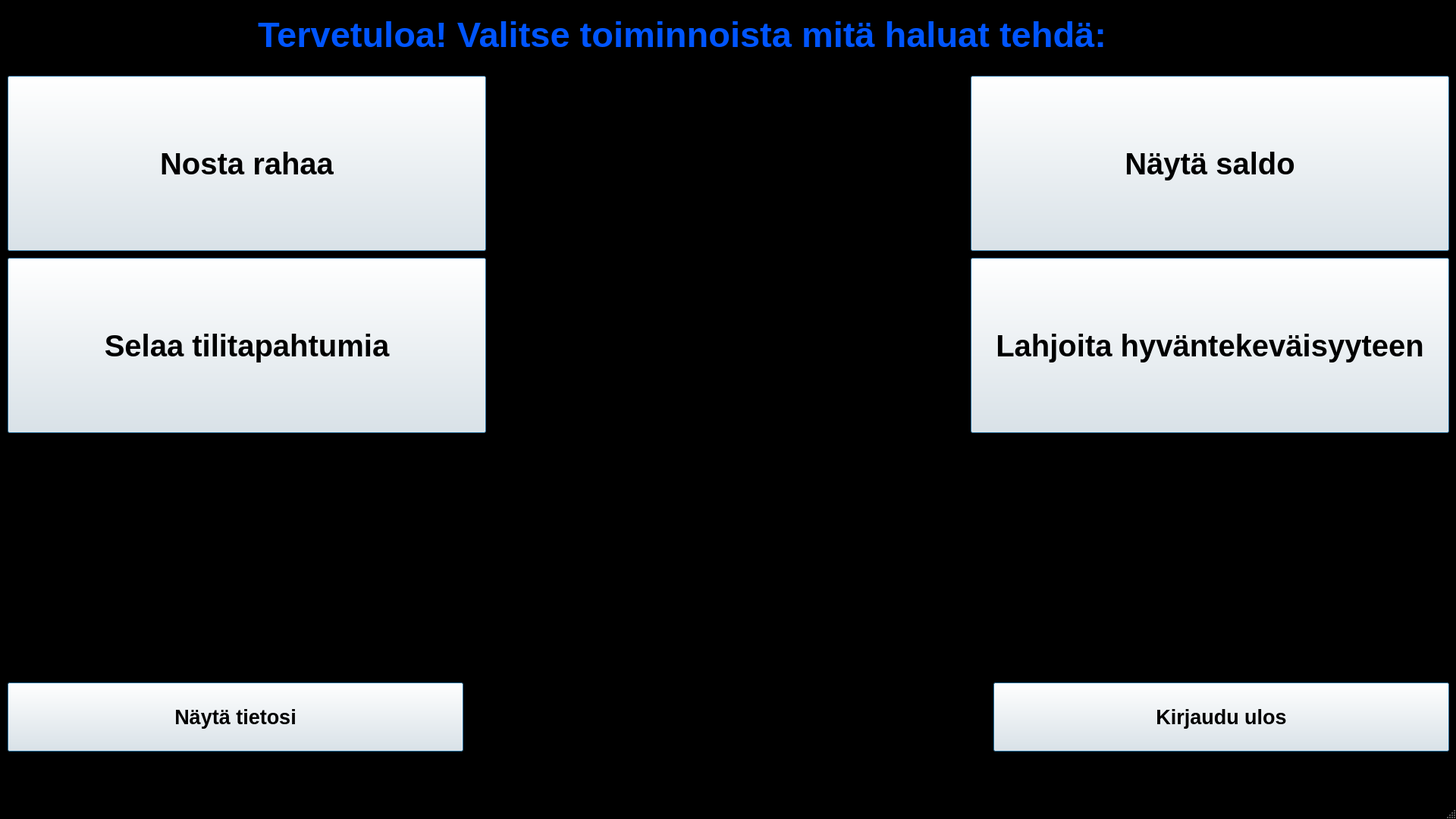
<?xml version="1.0" encoding="UTF-8"?>
<ui version="4.0">
 <class>kayttoliittyma</class>
 <widget class="QMainWindow" name="kayttoliittyma">
  <property name="geometry">
   <rect>
    <x>0</x>
    <y>0</y>
    <width>1920</width>
    <height>1080</height>
   </rect>
  </property>
  <property name="palette">
   <palette>
    <active>
     <colorrole role="Base">
      <brush brushstyle="SolidPattern">
       <color alpha="255">
        <red>255</red>
        <green>255</green>
        <blue>255</blue>
       </color>
      </brush>
     </colorrole>
     <colorrole role="Window">
      <brush brushstyle="SolidPattern">
       <color alpha="255">
        <red>0</red>
        <green>0</green>
        <blue>0</blue>
       </color>
      </brush>
     </colorrole>
    </active>
    <inactive>
     <colorrole role="Base">
      <brush brushstyle="SolidPattern">
       <color alpha="255">
        <red>255</red>
        <green>255</green>
        <blue>255</blue>
       </color>
      </brush>
     </colorrole>
     <colorrole role="Window">
      <brush brushstyle="SolidPattern">
       <color alpha="255">
        <red>0</red>
        <green>0</green>
        <blue>0</blue>
       </color>
      </brush>
     </colorrole>
    </inactive>
    <disabled>
     <colorrole role="Base">
      <brush brushstyle="SolidPattern">
       <color alpha="255">
        <red>0</red>
        <green>0</green>
        <blue>0</blue>
       </color>
      </brush>
     </colorrole>
     <colorrole role="Window">
      <brush brushstyle="SolidPattern">
       <color alpha="255">
        <red>0</red>
        <green>0</green>
        <blue>0</blue>
       </color>
      </brush>
     </colorrole>
    </disabled>
   </palette>
  </property>
  <property name="windowTitle">
   <string>MainWindow</string>
  </property>
  <widget class="QWidget" name="centralwidget">
   <widget class="QPushButton" name="nappiNosta">
    <property name="geometry">
     <rect>
      <x>10</x>
      <y>100</y>
      <width>631</width>
      <height>231</height>
     </rect>
    </property>
    <property name="font">
     <font>
      <pointsize>30</pointsize>
      <weight>75</weight>
      <bold>true</bold>
     </font>
    </property>
    <property name="cursor">
     <cursorShape>PointingHandCursor</cursorShape>
    </property>
    <property name="text">
     <string>Nosta rahaa</string>
    </property>
    <property name="default">
     <bool>true</bool>
    </property>
   </widget>
   <widget class="QPushButton" name="nappiSaldo">
    <property name="geometry">
     <rect>
      <x>1280</x>
      <y>100</y>
      <width>631</width>
      <height>231</height>
     </rect>
    </property>
    <property name="font">
     <font>
      <pointsize>30</pointsize>
      <weight>75</weight>
      <bold>true</bold>
     </font>
    </property>
    <property name="cursor">
     <cursorShape>PointingHandCursor</cursorShape>
    </property>
    <property name="text">
     <string>Näytä saldo</string>
    </property>
    <property name="default">
     <bool>true</bool>
    </property>
   </widget>
   <widget class="QPushButton" name="nappiTilitapahtuma">
    <property name="geometry">
     <rect>
      <x>10</x>
      <y>340</y>
      <width>631</width>
      <height>231</height>
     </rect>
    </property>
    <property name="font">
     <font>
      <pointsize>30</pointsize>
      <weight>75</weight>
      <bold>true</bold>
     </font>
    </property>
    <property name="cursor">
     <cursorShape>PointingHandCursor</cursorShape>
    </property>
    <property name="text">
     <string>Selaa tilitapahtumia</string>
    </property>
    <property name="default">
     <bool>true</bool>
    </property>
   </widget>
   <widget class="QPushButton" name="nappiLahjoita">
    <property name="geometry">
     <rect>
      <x>1280</x>
      <y>340</y>
      <width>631</width>
      <height>231</height>
     </rect>
    </property>
    <property name="font">
     <font>
      <pointsize>30</pointsize>
      <weight>75</weight>
      <bold>true</bold>
     </font>
    </property>
    <property name="cursor">
     <cursorShape>PointingHandCursor</cursorShape>
    </property>
    <property name="text">
     <string>Lahjoita hyväntekeväisyyteen</string>
    </property>
    <property name="default">
     <bool>true</bool>
    </property>
   </widget>
   <widget class="QPushButton" name="nappiUloskirjaus">
    <property name="geometry">
     <rect>
      <x>1310</x>
      <y>900</y>
      <width>601</width>
      <height>91</height>
     </rect>
    </property>
    <property name="font">
     <font>
      <pointsize>20</pointsize>
      <weight>75</weight>
      <bold>true</bold>
     </font>
    </property>
    <property name="cursor">
     <cursorShape>PointingHandCursor</cursorShape>
    </property>
    <property name="text">
     <string>Kirjaudu ulos</string>
    </property>
    <property name="default">
     <bool>true</bool>
    </property>
   </widget>
   <widget class="QLabel" name="etunimilbl">
    <property name="geometry">
     <rect>
      <x>10</x>
      <y>580</y>
      <width>621</width>
      <height>61</height>
     </rect>
    </property>
    <property name="palette">
     <palette>
      <active>
       <colorrole role="WindowText">
        <brush brushstyle="SolidPattern">
         <color alpha="255">
          <red>0</red>
          <green>85</green>
          <blue>255</blue>
         </color>
        </brush>
       </colorrole>
       <colorrole role="Base">
        <brush brushstyle="SolidPattern">
         <color alpha="255">
          <red>255</red>
          <green>255</green>
          <blue>255</blue>
         </color>
        </brush>
       </colorrole>
       <colorrole role="Window">
        <brush brushstyle="SolidPattern">
         <color alpha="255">
          <red>255</red>
          <green>255</green>
          <blue>255</blue>
         </color>
        </brush>
       </colorrole>
      </active>
      <inactive>
       <colorrole role="WindowText">
        <brush brushstyle="SolidPattern">
         <color alpha="255">
          <red>0</red>
          <green>85</green>
          <blue>255</blue>
         </color>
        </brush>
       </colorrole>
       <colorrole role="Base">
        <brush brushstyle="SolidPattern">
         <color alpha="255">
          <red>255</red>
          <green>255</green>
          <blue>255</blue>
         </color>
        </brush>
       </colorrole>
       <colorrole role="Window">
        <brush brushstyle="SolidPattern">
         <color alpha="255">
          <red>255</red>
          <green>255</green>
          <blue>255</blue>
         </color>
        </brush>
       </colorrole>
      </inactive>
      <disabled>
       <colorrole role="WindowText">
        <brush brushstyle="SolidPattern">
         <color alpha="255">
          <red>120</red>
          <green>120</green>
          <blue>120</blue>
         </color>
        </brush>
       </colorrole>
       <colorrole role="Base">
        <brush brushstyle="SolidPattern">
         <color alpha="255">
          <red>255</red>
          <green>255</green>
          <blue>255</blue>
         </color>
        </brush>
       </colorrole>
       <colorrole role="Window">
        <brush brushstyle="SolidPattern">
         <color alpha="255">
          <red>255</red>
          <green>255</green>
          <blue>255</blue>
         </color>
        </brush>
       </colorrole>
      </disabled>
     </palette>
    </property>
    <property name="font">
     <font>
      <pointsize>30</pointsize>
      <weight>75</weight>
      <bold>true</bold>
     </font>
    </property>
    <property name="text">
     <string/>
    </property>
   </widget>
   <widget class="QLabel" name="sukunimilbl">
    <property name="geometry">
     <rect>
      <x>10</x>
      <y>640</y>
      <width>621</width>
      <height>61</height>
     </rect>
    </property>
    <property name="sizePolicy">
     <sizepolicy hsizetype="Preferred" vsizetype="Preferred">
      <horstretch>0</horstretch>
      <verstretch>0</verstretch>
     </sizepolicy>
    </property>
    <property name="palette">
     <palette>
      <active>
       <colorrole role="WindowText">
        <brush brushstyle="SolidPattern">
         <color alpha="255">
          <red>0</red>
          <green>85</green>
          <blue>255</blue>
         </color>
        </brush>
       </colorrole>
       <colorrole role="Text">
        <brush brushstyle="SolidPattern">
         <color alpha="255">
          <red>0</red>
          <green>85</green>
          <blue>255</blue>
         </color>
        </brush>
       </colorrole>
       <colorrole role="Base">
        <brush brushstyle="SolidPattern">
         <color alpha="255">
          <red>255</red>
          <green>255</green>
          <blue>255</blue>
         </color>
        </brush>
       </colorrole>
       <colorrole role="Window">
        <brush brushstyle="SolidPattern">
         <color alpha="255">
          <red>255</red>
          <green>255</green>
          <blue>255</blue>
         </color>
        </brush>
       </colorrole>
      </active>
      <inactive>
       <colorrole role="WindowText">
        <brush brushstyle="SolidPattern">
         <color alpha="255">
          <red>0</red>
          <green>85</green>
          <blue>255</blue>
         </color>
        </brush>
       </colorrole>
       <colorrole role="Text">
        <brush brushstyle="SolidPattern">
         <color alpha="255">
          <red>0</red>
          <green>85</green>
          <blue>255</blue>
         </color>
        </brush>
       </colorrole>
       <colorrole role="Base">
        <brush brushstyle="SolidPattern">
         <color alpha="255">
          <red>255</red>
          <green>255</green>
          <blue>255</blue>
         </color>
        </brush>
       </colorrole>
       <colorrole role="Window">
        <brush brushstyle="SolidPattern">
         <color alpha="255">
          <red>255</red>
          <green>255</green>
          <blue>255</blue>
         </color>
        </brush>
       </colorrole>
      </inactive>
      <disabled>
       <colorrole role="WindowText">
        <brush brushstyle="SolidPattern">
         <color alpha="255">
          <red>120</red>
          <green>120</green>
          <blue>120</blue>
         </color>
        </brush>
       </colorrole>
       <colorrole role="Text">
        <brush brushstyle="SolidPattern">
         <color alpha="255">
          <red>120</red>
          <green>120</green>
          <blue>120</blue>
         </color>
        </brush>
       </colorrole>
       <colorrole role="Base">
        <brush brushstyle="SolidPattern">
         <color alpha="255">
          <red>255</red>
          <green>255</green>
          <blue>255</blue>
         </color>
        </brush>
       </colorrole>
       <colorrole role="Window">
        <brush brushstyle="SolidPattern">
         <color alpha="255">
          <red>255</red>
          <green>255</green>
          <blue>255</blue>
         </color>
        </brush>
       </colorrole>
      </disabled>
     </palette>
    </property>
    <property name="font">
     <font>
      <pointsize>30</pointsize>
      <weight>75</weight>
      <bold>true</bold>
     </font>
    </property>
    <property name="text">
     <string/>
    </property>
   </widget>
   <widget class="QPushButton" name="nappikayttaja">
    <property name="geometry">
     <rect>
      <x>10</x>
      <y>900</y>
      <width>601</width>
      <height>91</height>
     </rect>
    </property>
    <property name="font">
     <font>
      <pointsize>20</pointsize>
      <weight>75</weight>
      <bold>true</bold>
     </font>
    </property>
    <property name="cursor">
     <cursorShape>PointingHandCursor</cursorShape>
    </property>
    <property name="text">
     <string>Näytä tietosi</string>
    </property>
    <property name="default">
     <bool>true</bool>
    </property>
   </widget>
   <widget class="QLabel" name="hetulbl">
    <property name="geometry">
     <rect>
      <x>10</x>
      <y>700</y>
      <width>621</width>
      <height>61</height>
     </rect>
    </property>
    <property name="sizePolicy">
     <sizepolicy hsizetype="Preferred" vsizetype="Preferred">
      <horstretch>0</horstretch>
      <verstretch>0</verstretch>
     </sizepolicy>
    </property>
    <property name="palette">
     <palette>
      <active>
       <colorrole role="WindowText">
        <brush brushstyle="SolidPattern">
         <color alpha="255">
          <red>0</red>
          <green>85</green>
          <blue>255</blue>
         </color>
        </brush>
       </colorrole>
       <colorrole role="Text">
        <brush brushstyle="SolidPattern">
         <color alpha="255">
          <red>0</red>
          <green>85</green>
          <blue>255</blue>
         </color>
        </brush>
       </colorrole>
       <colorrole role="Base">
        <brush brushstyle="SolidPattern">
         <color alpha="255">
          <red>255</red>
          <green>255</green>
          <blue>255</blue>
         </color>
        </brush>
       </colorrole>
       <colorrole role="Window">
        <brush brushstyle="SolidPattern">
         <color alpha="255">
          <red>255</red>
          <green>255</green>
          <blue>255</blue>
         </color>
        </brush>
       </colorrole>
      </active>
      <inactive>
       <colorrole role="WindowText">
        <brush brushstyle="SolidPattern">
         <color alpha="255">
          <red>0</red>
          <green>85</green>
          <blue>255</blue>
         </color>
        </brush>
       </colorrole>
       <colorrole role="Text">
        <brush brushstyle="SolidPattern">
         <color alpha="255">
          <red>0</red>
          <green>85</green>
          <blue>255</blue>
         </color>
        </brush>
       </colorrole>
       <colorrole role="Base">
        <brush brushstyle="SolidPattern">
         <color alpha="255">
          <red>255</red>
          <green>255</green>
          <blue>255</blue>
         </color>
        </brush>
       </colorrole>
       <colorrole role="Window">
        <brush brushstyle="SolidPattern">
         <color alpha="255">
          <red>255</red>
          <green>255</green>
          <blue>255</blue>
         </color>
        </brush>
       </colorrole>
      </inactive>
      <disabled>
       <colorrole role="WindowText">
        <brush brushstyle="SolidPattern">
         <color alpha="255">
          <red>120</red>
          <green>120</green>
          <blue>120</blue>
         </color>
        </brush>
       </colorrole>
       <colorrole role="Text">
        <brush brushstyle="SolidPattern">
         <color alpha="255">
          <red>120</red>
          <green>120</green>
          <blue>120</blue>
         </color>
        </brush>
       </colorrole>
       <colorrole role="Base">
        <brush brushstyle="SolidPattern">
         <color alpha="255">
          <red>255</red>
          <green>255</green>
          <blue>255</blue>
         </color>
        </brush>
       </colorrole>
       <colorrole role="Window">
        <brush brushstyle="SolidPattern">
         <color alpha="255">
          <red>255</red>
          <green>255</green>
          <blue>255</blue>
         </color>
        </brush>
       </colorrole>
      </disabled>
     </palette>
    </property>
    <property name="font">
     <font>
      <pointsize>30</pointsize>
      <weight>75</weight>
      <bold>true</bold>
     </font>
    </property>
    <property name="text">
     <string/>
    </property>
   </widget>
   <widget class="QLabel" name="puhlbl">
    <property name="geometry">
     <rect>
      <x>10</x>
      <y>760</y>
      <width>621</width>
      <height>61</height>
     </rect>
    </property>
    <property name="sizePolicy">
     <sizepolicy hsizetype="Preferred" vsizetype="Preferred">
      <horstretch>0</horstretch>
      <verstretch>0</verstretch>
     </sizepolicy>
    </property>
    <property name="palette">
     <palette>
      <active>
       <colorrole role="WindowText">
        <brush brushstyle="SolidPattern">
         <color alpha="255">
          <red>0</red>
          <green>85</green>
          <blue>255</blue>
         </color>
        </brush>
       </colorrole>
       <colorrole role="Text">
        <brush brushstyle="SolidPattern">
         <color alpha="255">
          <red>0</red>
          <green>85</green>
          <blue>255</blue>
         </color>
        </brush>
       </colorrole>
       <colorrole role="Base">
        <brush brushstyle="SolidPattern">
         <color alpha="255">
          <red>255</red>
          <green>255</green>
          <blue>255</blue>
         </color>
        </brush>
       </colorrole>
       <colorrole role="Window">
        <brush brushstyle="SolidPattern">
         <color alpha="255">
          <red>255</red>
          <green>255</green>
          <blue>255</blue>
         </color>
        </brush>
       </colorrole>
      </active>
      <inactive>
       <colorrole role="WindowText">
        <brush brushstyle="SolidPattern">
         <color alpha="255">
          <red>0</red>
          <green>85</green>
          <blue>255</blue>
         </color>
        </brush>
       </colorrole>
       <colorrole role="Text">
        <brush brushstyle="SolidPattern">
         <color alpha="255">
          <red>0</red>
          <green>85</green>
          <blue>255</blue>
         </color>
        </brush>
       </colorrole>
       <colorrole role="Base">
        <brush brushstyle="SolidPattern">
         <color alpha="255">
          <red>255</red>
          <green>255</green>
          <blue>255</blue>
         </color>
        </brush>
       </colorrole>
       <colorrole role="Window">
        <brush brushstyle="SolidPattern">
         <color alpha="255">
          <red>255</red>
          <green>255</green>
          <blue>255</blue>
         </color>
        </brush>
       </colorrole>
      </inactive>
      <disabled>
       <colorrole role="WindowText">
        <brush brushstyle="SolidPattern">
         <color alpha="255">
          <red>120</red>
          <green>120</green>
          <blue>120</blue>
         </color>
        </brush>
       </colorrole>
       <colorrole role="Text">
        <brush brushstyle="SolidPattern">
         <color alpha="255">
          <red>120</red>
          <green>120</green>
          <blue>120</blue>
         </color>
        </brush>
       </colorrole>
       <colorrole role="Base">
        <brush brushstyle="SolidPattern">
         <color alpha="255">
          <red>255</red>
          <green>255</green>
          <blue>255</blue>
         </color>
        </brush>
       </colorrole>
       <colorrole role="Window">
        <brush brushstyle="SolidPattern">
         <color alpha="255">
          <red>255</red>
          <green>255</green>
          <blue>255</blue>
         </color>
        </brush>
       </colorrole>
      </disabled>
     </palette>
    </property>
    <property name="font">
     <font>
      <pointsize>30</pointsize>
      <weight>75</weight>
      <bold>true</bold>
     </font>
    </property>
    <property name="text">
     <string/>
    </property>
   </widget>
   <widget class="QLabel" name="osoitelbl">
    <property name="geometry">
     <rect>
      <x>10</x>
      <y>820</y>
      <width>621</width>
      <height>61</height>
     </rect>
    </property>
    <property name="sizePolicy">
     <sizepolicy hsizetype="Preferred" vsizetype="Preferred">
      <horstretch>0</horstretch>
      <verstretch>0</verstretch>
     </sizepolicy>
    </property>
    <property name="palette">
     <palette>
      <active>
       <colorrole role="WindowText">
        <brush brushstyle="SolidPattern">
         <color alpha="255">
          <red>0</red>
          <green>85</green>
          <blue>255</blue>
         </color>
        </brush>
       </colorrole>
       <colorrole role="Text">
        <brush brushstyle="SolidPattern">
         <color alpha="255">
          <red>0</red>
          <green>85</green>
          <blue>255</blue>
         </color>
        </brush>
       </colorrole>
       <colorrole role="Base">
        <brush brushstyle="SolidPattern">
         <color alpha="255">
          <red>255</red>
          <green>255</green>
          <blue>255</blue>
         </color>
        </brush>
       </colorrole>
       <colorrole role="Window">
        <brush brushstyle="SolidPattern">
         <color alpha="255">
          <red>255</red>
          <green>255</green>
          <blue>255</blue>
         </color>
        </brush>
       </colorrole>
      </active>
      <inactive>
       <colorrole role="WindowText">
        <brush brushstyle="SolidPattern">
         <color alpha="255">
          <red>0</red>
          <green>85</green>
          <blue>255</blue>
         </color>
        </brush>
       </colorrole>
       <colorrole role="Text">
        <brush brushstyle="SolidPattern">
         <color alpha="255">
          <red>0</red>
          <green>85</green>
          <blue>255</blue>
         </color>
        </brush>
       </colorrole>
       <colorrole role="Base">
        <brush brushstyle="SolidPattern">
         <color alpha="255">
          <red>255</red>
          <green>255</green>
          <blue>255</blue>
         </color>
        </brush>
       </colorrole>
       <colorrole role="Window">
        <brush brushstyle="SolidPattern">
         <color alpha="255">
          <red>255</red>
          <green>255</green>
          <blue>255</blue>
         </color>
        </brush>
       </colorrole>
      </inactive>
      <disabled>
       <colorrole role="WindowText">
        <brush brushstyle="SolidPattern">
         <color alpha="255">
          <red>120</red>
          <green>120</green>
          <blue>120</blue>
         </color>
        </brush>
       </colorrole>
       <colorrole role="Text">
        <brush brushstyle="SolidPattern">
         <color alpha="255">
          <red>120</red>
          <green>120</green>
          <blue>120</blue>
         </color>
        </brush>
       </colorrole>
       <colorrole role="Base">
        <brush brushstyle="SolidPattern">
         <color alpha="255">
          <red>255</red>
          <green>255</green>
          <blue>255</blue>
         </color>
        </brush>
       </colorrole>
       <colorrole role="Window">
        <brush brushstyle="SolidPattern">
         <color alpha="255">
          <red>255</red>
          <green>255</green>
          <blue>255</blue>
         </color>
        </brush>
       </colorrole>
      </disabled>
     </palette>
    </property>
    <property name="font">
     <font>
      <pointsize>30</pointsize>
      <weight>75</weight>
      <bold>true</bold>
     </font>
    </property>
    <property name="text">
     <string/>
    </property>
   </widget>
   <widget class="QLabel" name="otsikko1">
    <property name="geometry">
     <rect>
      <x>340</x>
      <y>0</y>
      <width>1291</width>
      <height>91</height>
     </rect>
    </property>
    <property name="palette">
     <palette>
      <active>
       <colorrole role="WindowText">
        <brush brushstyle="SolidPattern">
         <color alpha="255">
          <red>0</red>
          <green>85</green>
          <blue>255</blue>
         </color>
        </brush>
       </colorrole>
       <colorrole role="Button">
        <brush brushstyle="SolidPattern">
         <color alpha="255">
          <red>0</red>
          <green>85</green>
          <blue>255</blue>
         </color>
        </brush>
       </colorrole>
       <colorrole role="Light">
        <brush brushstyle="SolidPattern">
         <color alpha="255">
          <red>127</red>
          <green>170</green>
          <blue>255</blue>
         </color>
        </brush>
       </colorrole>
       <colorrole role="Midlight">
        <brush brushstyle="SolidPattern">
         <color alpha="255">
          <red>63</red>
          <green>127</green>
          <blue>255</blue>
         </color>
        </brush>
       </colorrole>
       <colorrole role="Dark">
        <brush brushstyle="SolidPattern">
         <color alpha="255">
          <red>0</red>
          <green>42</green>
          <blue>127</blue>
         </color>
        </brush>
       </colorrole>
       <colorrole role="Mid">
        <brush brushstyle="SolidPattern">
         <color alpha="255">
          <red>0</red>
          <green>56</green>
          <blue>170</blue>
         </color>
        </brush>
       </colorrole>
       <colorrole role="Text">
        <brush brushstyle="SolidPattern">
         <color alpha="255">
          <red>0</red>
          <green>0</green>
          <blue>0</blue>
         </color>
        </brush>
       </colorrole>
       <colorrole role="BrightText">
        <brush brushstyle="SolidPattern">
         <color alpha="255">
          <red>255</red>
          <green>255</green>
          <blue>255</blue>
         </color>
        </brush>
       </colorrole>
       <colorrole role="ButtonText">
        <brush brushstyle="SolidPattern">
         <color alpha="255">
          <red>0</red>
          <green>0</green>
          <blue>0</blue>
         </color>
        </brush>
       </colorrole>
       <colorrole role="Base">
        <brush brushstyle="SolidPattern">
         <color alpha="255">
          <red>255</red>
          <green>255</green>
          <blue>255</blue>
         </color>
        </brush>
       </colorrole>
       <colorrole role="Window">
        <brush brushstyle="SolidPattern">
         <color alpha="255">
          <red>0</red>
          <green>85</green>
          <blue>255</blue>
         </color>
        </brush>
       </colorrole>
       <colorrole role="Shadow">
        <brush brushstyle="SolidPattern">
         <color alpha="255">
          <red>0</red>
          <green>0</green>
          <blue>0</blue>
         </color>
        </brush>
       </colorrole>
       <colorrole role="AlternateBase">
        <brush brushstyle="SolidPattern">
         <color alpha="255">
          <red>127</red>
          <green>170</green>
          <blue>255</blue>
         </color>
        </brush>
       </colorrole>
       <colorrole role="NoRole">
        <brush brushstyle="SolidPattern">
         <color alpha="255">
          <red>255</red>
          <green>255</green>
          <blue>255</blue>
         </color>
        </brush>
       </colorrole>
       <colorrole role="ToolTipBase">
        <brush brushstyle="SolidPattern">
         <color alpha="255">
          <red>255</red>
          <green>255</green>
          <blue>220</blue>
         </color>
        </brush>
       </colorrole>
       <colorrole role="ToolTipText">
        <brush brushstyle="SolidPattern">
         <color alpha="255">
          <red>0</red>
          <green>0</green>
          <blue>0</blue>
         </color>
        </brush>
       </colorrole>
      </active>
      <inactive>
       <colorrole role="WindowText">
        <brush brushstyle="SolidPattern">
         <color alpha="255">
          <red>0</red>
          <green>85</green>
          <blue>255</blue>
         </color>
        </brush>
       </colorrole>
       <colorrole role="Button">
        <brush brushstyle="SolidPattern">
         <color alpha="255">
          <red>0</red>
          <green>85</green>
          <blue>255</blue>
         </color>
        </brush>
       </colorrole>
       <colorrole role="Light">
        <brush brushstyle="SolidPattern">
         <color alpha="255">
          <red>127</red>
          <green>170</green>
          <blue>255</blue>
         </color>
        </brush>
       </colorrole>
       <colorrole role="Midlight">
        <brush brushstyle="SolidPattern">
         <color alpha="255">
          <red>63</red>
          <green>127</green>
          <blue>255</blue>
         </color>
        </brush>
       </colorrole>
       <colorrole role="Dark">
        <brush brushstyle="SolidPattern">
         <color alpha="255">
          <red>0</red>
          <green>42</green>
          <blue>127</blue>
         </color>
        </brush>
       </colorrole>
       <colorrole role="Mid">
        <brush brushstyle="SolidPattern">
         <color alpha="255">
          <red>0</red>
          <green>56</green>
          <blue>170</blue>
         </color>
        </brush>
       </colorrole>
       <colorrole role="Text">
        <brush brushstyle="SolidPattern">
         <color alpha="255">
          <red>0</red>
          <green>0</green>
          <blue>0</blue>
         </color>
        </brush>
       </colorrole>
       <colorrole role="BrightText">
        <brush brushstyle="SolidPattern">
         <color alpha="255">
          <red>255</red>
          <green>255</green>
          <blue>255</blue>
         </color>
        </brush>
       </colorrole>
       <colorrole role="ButtonText">
        <brush brushstyle="SolidPattern">
         <color alpha="255">
          <red>0</red>
          <green>0</green>
          <blue>0</blue>
         </color>
        </brush>
       </colorrole>
       <colorrole role="Base">
        <brush brushstyle="SolidPattern">
         <color alpha="255">
          <red>255</red>
          <green>255</green>
          <blue>255</blue>
         </color>
        </brush>
       </colorrole>
       <colorrole role="Window">
        <brush brushstyle="SolidPattern">
         <color alpha="255">
          <red>0</red>
          <green>85</green>
          <blue>255</blue>
         </color>
        </brush>
       </colorrole>
       <colorrole role="Shadow">
        <brush brushstyle="SolidPattern">
         <color alpha="255">
          <red>0</red>
          <green>0</green>
          <blue>0</blue>
         </color>
        </brush>
       </colorrole>
       <colorrole role="AlternateBase">
        <brush brushstyle="SolidPattern">
         <color alpha="255">
          <red>127</red>
          <green>170</green>
          <blue>255</blue>
         </color>
        </brush>
       </colorrole>
       <colorrole role="NoRole">
        <brush brushstyle="SolidPattern">
         <color alpha="255">
          <red>255</red>
          <green>255</green>
          <blue>255</blue>
         </color>
        </brush>
       </colorrole>
       <colorrole role="ToolTipBase">
        <brush brushstyle="SolidPattern">
         <color alpha="255">
          <red>255</red>
          <green>255</green>
          <blue>220</blue>
         </color>
        </brush>
       </colorrole>
       <colorrole role="ToolTipText">
        <brush brushstyle="SolidPattern">
         <color alpha="255">
          <red>0</red>
          <green>0</green>
          <blue>0</blue>
         </color>
        </brush>
       </colorrole>
      </inactive>
      <disabled>
       <colorrole role="WindowText">
        <brush brushstyle="SolidPattern">
         <color alpha="255">
          <red>0</red>
          <green>42</green>
          <blue>127</blue>
         </color>
        </brush>
       </colorrole>
       <colorrole role="Button">
        <brush brushstyle="SolidPattern">
         <color alpha="255">
          <red>0</red>
          <green>85</green>
          <blue>255</blue>
         </color>
        </brush>
       </colorrole>
       <colorrole role="Light">
        <brush brushstyle="SolidPattern">
         <color alpha="255">
          <red>127</red>
          <green>170</green>
          <blue>255</blue>
         </color>
        </brush>
       </colorrole>
       <colorrole role="Midlight">
        <brush brushstyle="SolidPattern">
         <color alpha="255">
          <red>63</red>
          <green>127</green>
          <blue>255</blue>
         </color>
        </brush>
       </colorrole>
       <colorrole role="Dark">
        <brush brushstyle="SolidPattern">
         <color alpha="255">
          <red>0</red>
          <green>42</green>
          <blue>127</blue>
         </color>
        </brush>
       </colorrole>
       <colorrole role="Mid">
        <brush brushstyle="SolidPattern">
         <color alpha="255">
          <red>0</red>
          <green>56</green>
          <blue>170</blue>
         </color>
        </brush>
       </colorrole>
       <colorrole role="Text">
        <brush brushstyle="SolidPattern">
         <color alpha="255">
          <red>0</red>
          <green>42</green>
          <blue>127</blue>
         </color>
        </brush>
       </colorrole>
       <colorrole role="BrightText">
        <brush brushstyle="SolidPattern">
         <color alpha="255">
          <red>255</red>
          <green>255</green>
          <blue>255</blue>
         </color>
        </brush>
       </colorrole>
       <colorrole role="ButtonText">
        <brush brushstyle="SolidPattern">
         <color alpha="255">
          <red>0</red>
          <green>42</green>
          <blue>127</blue>
         </color>
        </brush>
       </colorrole>
       <colorrole role="Base">
        <brush brushstyle="SolidPattern">
         <color alpha="255">
          <red>0</red>
          <green>85</green>
          <blue>255</blue>
         </color>
        </brush>
       </colorrole>
       <colorrole role="Window">
        <brush brushstyle="SolidPattern">
         <color alpha="255">
          <red>0</red>
          <green>85</green>
          <blue>255</blue>
         </color>
        </brush>
       </colorrole>
       <colorrole role="Shadow">
        <brush brushstyle="SolidPattern">
         <color alpha="255">
          <red>0</red>
          <green>0</green>
          <blue>0</blue>
         </color>
        </brush>
       </colorrole>
       <colorrole role="AlternateBase">
        <brush brushstyle="SolidPattern">
         <color alpha="255">
          <red>0</red>
          <green>85</green>
          <blue>255</blue>
         </color>
        </brush>
       </colorrole>
       <colorrole role="NoRole">
        <brush brushstyle="SolidPattern">
         <color alpha="255">
          <red>255</red>
          <green>255</green>
          <blue>255</blue>
         </color>
        </brush>
       </colorrole>
       <colorrole role="ToolTipBase">
        <brush brushstyle="SolidPattern">
         <color alpha="255">
          <red>255</red>
          <green>255</green>
          <blue>220</blue>
         </color>
        </brush>
       </colorrole>
       <colorrole role="ToolTipText">
        <brush brushstyle="SolidPattern">
         <color alpha="255">
          <red>0</red>
          <green>0</green>
          <blue>0</blue>
         </color>
        </brush>
       </colorrole>
      </disabled>
     </palette>
    </property>
    <property name="font">
     <font>
      <pointsize>35</pointsize>
      <weight>75</weight>
      <bold>true</bold>
     </font>
    </property>
    <property name="layoutDirection">
     <enum>Qt::RightToLeft</enum>
    </property>
    <property name="text">
     <string>Tervetuloa! Valitse toiminnoista mitä haluat tehdä:</string>
    </property>
   </widget>
  </widget>
  <widget class="QMenuBar" name="menubar">
   <property name="geometry">
    <rect>
     <x>0</x>
     <y>0</y>
     <width>1920</width>
     <height>21</height>
    </rect>
   </property>
  </widget>
  <widget class="QStatusBar" name="statusbar"/>
 </widget>
 <resources/>
 <connections/>
</ui>
